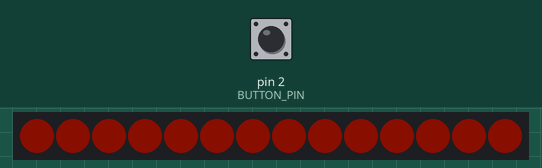
Recording of a sketch running on a simulated Arduino Uno, built with avr-gcc and run on an emulated ATmega328P. Parts: 14 RGB LEDs in strip order, left to right. The inputs (shaded band) are chosen by the test bench; at power-on: pin 2 (BUTTON_PIN) HIGH. Dim RGB values are drawn brighter than linear; EEPROM starts erased.

Above: at 1.2 s.
1.3 s: pin 2 (BUTTON_PIN) pulled LOW for 0.15 s
At 3.4 s:
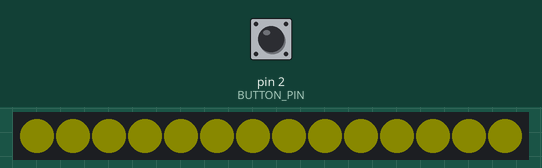
3.7 s: pin 2 (BUTTON_PIN) pulled LOW for 1 s
At 5.7 s:
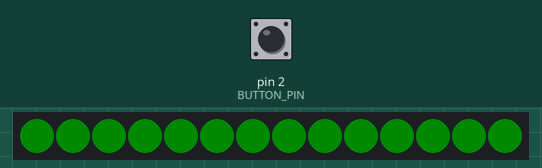
6.9 s: pin 2 (BUTTON_PIN) pulled LOW for 0.15 s
At 8.2 s:
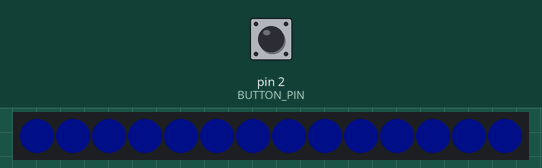
9.2 s: pin 2 (BUTTON_PIN) pulled LOW for 1 s
12.2 s: pin 2 (BUTTON_PIN) pulled LOW for 3.2 s
At 17.2 s:
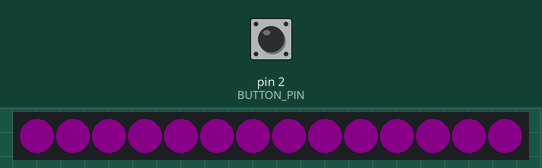
17.7 s: pin 2 (BUTTON_PIN) pulled LOW for 0.15 s
At 18.8 s:
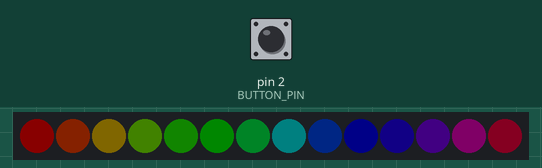
Timing chart, 0 to 20.7 s (numbered marks = the images above; inputs shaded):
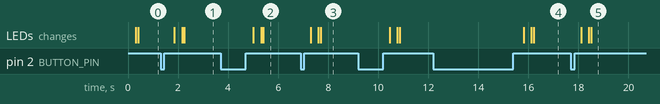

The sketch:

GRANT_ALLEFFECTS_BUTTON_REV2.ino
```cpp
#include <EEPROM.h>
#include <EEPROMAnything.h>

// This is a demonstration on how to use an input device to trigger changes on your neo pixels.
// You should wire a momentary push button to connect from ground to a digital IO pin.  When you
// press the button it will change to a new pixel animation.  Note that you need to press the
// button once to start the first animation!

#include <Adafruit_NeoPixel.h>
#include "PinChangeInterrupt.h"


#define BUTTON_PIN 2    // Digital IO pin connected to the button.  This will be
                          // driven with a pull-up resistor so the switch should
                          // pull the pin to ground momentarily.  On a high -> low
                          // transition the button press logic will execute.

#define PIXEL_PIN    0    // Digital IO pin connected to the NeoPixels.

#define PIXEL_COUNT 14

const uint8_t BRIGHTNESS_DATA_START = 0;
const uint8_t SHOW_DATA_START = 4;

const int numBrightLevels = 8;
const float BRIGHT_LEVELS[numBrightLevels]={0.04,0.08,0.12,0.18,0.24,0.32,0.40,0.45};
uint8_t BrightnessIDX=0;

// Parameter 1 = number of pixels in strip,  neopixel stick has 8
// Parameter 2 = pin number (most are valid)
// Parameter 3 = pixel type flags, add together as needed:
//   NEO_RGB     Pixels are wired for RGB bitstream
//   NEO_GRB     Pixels are wired for GRB bitstream, correct for neopixel stick
//   NEO_KHZ400  400 KHz bitstream (e.g. FLORA pixels)
//   NEO_KHZ800  800 KHz bitstream (e.g. High Density LED strip), correct for neopixel stick
Adafruit_NeoPixel strip = Adafruit_NeoPixel(PIXEL_COUNT, PIXEL_PIN, NEO_GRB + NEO_KHZ800);

bool oldState = HIGH;
int showType = 0;
int numShows = 12;
bool switchShows = false;
float Brightness = BRIGHT_LEVELS[0];
bool requiresLoop=0;
bool newButton=false;


unsigned long timeBetweenPresses = 10000;  // the last time the output pin was toggled
unsigned long timeHeld =0;
unsigned long lastPressTime = 0;    // the debounce time; increase if the output flickers
unsigned long brightPressTime=1000;
unsigned long brightInitTime=250;
unsigned long brightEndTime=2500;
unsigned long startBrightCurr=0;

bool setBright = false;
bool firstcall=true;


void setup() {
  pinMode(BUTTON_PIN, INPUT_PULLUP);
  pinMode(PIXEL_PIN, OUTPUT);
  strip.begin();
  strip.show(); // Initialize all pixels to 'off'

  attachPCINT(digitalPinToPCINT(BUTTON_PIN), debounce, CHANGE);

}

void loop() {
  if(firstcall){
    readSettings();
    firstcall=false;
  }
  else{
    if (setBright){
      startBlink(150);
      startBlink(150);
      showColor(128,128,128);
      while ((millis()-startBrightCurr)<brightEndTime){
        showColor(128,128,128);
      }
      setBright=false;
      }
    else{
      switchShows=false;
      startShow();
    }
  }
}

void startShow() {
  switch (showType){
      case 0: {showColorAnimate(255, 46, 0,30);
          requiresLoop=0;
        } //Red
        break;
      case 1:{showColorAnimate(255, 255, 0,30);
          requiresLoop=0;
        }//Yellow
        break;
      case 2:{showColorAnimate(0, 255, 0,30);
          requiresLoop=0;
        }//Green
        break;
      case 3:{ showColorAnimate(0, 30, 255,30); //Blue
          requiresLoop=0;
        }
        break;
      case 4:{ showColorAnimate(120, 0, 255,30); //Purple
          requiresLoop=0;
        }
        break;
      case 5:{ showColorAnimate(255, 0, 255,30); //Pink
          requiresLoop=0;
        }
        break;
      case 6: {showRainbow(30); //Rainbow
        requiresLoop=0;
        }
        break;
        //Michigan
      case 7: halfAndHalf(strip.Color(255*Brightness,255*Brightness,0),strip.Color(0,31*Brightness,173*Brightness),30);
        break;
        //Michigan State
      case 8: halfAndHalf(strip.Color(255*Brightness,255*Brightness,255*Brightness),strip.Color(50*Brightness,200*Brightness,100*Brightness),30);
        break;
      case 9: rainbowCycleDim(1,1);
        break;
      case 10: rainbowCycleDim(5,1);
        break;
      case 11: rainbowCycleDim(20,1);
        break;
  }
}


//================================

// Same as RainbowCycle, except Dimmer
void rainbowCycleDim(uint8_t wait, uint8_t reps) {
  uint16_t i, j;

  for(j=0; j<256*reps; j++) { // 5 cycles of all colors on wheel
    if (setBright | switchShows){
      break;
    }

    for(i=0; i< strip.numPixels(); i++) {
      strip.setPixelColor(i, Wheel(((i * 256 / strip.numPixels()) + j) & 255));
    }
    strip.show();
    delay(wait);
  }
}


void halfAndHalf(uint32_t color1,uint32_t color2,uint16_t wait){
  uint16_t i;
    for(i=0; i< strip.numPixels(); i++) {
      if (i<strip.numPixels()/2){
        strip.setPixelColor(i, color1);
      }
      else if ((i>=strip.numPixels()/2)){
        strip.setPixelColor(i, color2);
      }
      strip.show();
      delay(wait);
    }
}


//================================
//HELPER FUNCTIONS

void showColor(uint8_t red,uint8_t green,uint8_t blue){
  for(int i=0; i< strip.numPixels(); i++) {
      strip.setPixelColor(i, strip.Color(red*Brightness,green*Brightness,blue*Brightness));
  }
    strip.show();
}


void showColorAnimate(uint8_t red,uint8_t green,uint8_t blue,uint16_t wait){
  for(int i=0; i< strip.numPixels(); i++) {
      strip.setPixelColor(i, strip.Color(red*Brightness,green*Brightness,blue*Brightness));
      strip.show();
      delay(wait);
  }

}


void showRainbow(uint16_t wait){
  uint16_t j=0;
  uint16_t i=0;
  for(i=0; i< strip.numPixels(); i++) {
    strip.setPixelColor(i, Wheel(((i * 256 / strip.numPixels()) + j) & 255));
    strip.show();
    delay(wait);
  }
}


void startBlink(uint16_t wait){
  showColor(128,128,128);
  delay(wait);
  showColor(0,0,0);
  delay(wait);
}


// Input a value 0 to 255 to get a color value.
// The colours are a transition r - g - b - back to r.
uint32_t Wheel(byte WheelPos) {
  WheelPos = 255 - WheelPos;
  if(WheelPos < 85) {
    return strip.Color((255 - WheelPos * 3)*Brightness, 0, (WheelPos * 3)*Brightness);
  }
  if(WheelPos < 170) {
    WheelPos -= 85;
    return strip.Color(0, (WheelPos * 3)*Brightness, (255 - WheelPos * 3)*Brightness);
  }
  WheelPos -= 170;
  return strip.Color((WheelPos * 3)*Brightness, (255 - WheelPos * 3)*Brightness, 0);
}


//ISR
boolean debounce(){
cli();
delay(20);
int reading = digitalRead(BUTTON_PIN);

if (reading==LOW){
  timeBetweenPresses=millis()-lastPressTime;
  lastPressTime=millis();

    while (digitalRead(BUTTON_PIN)==LOW & setBright==false){
      timeHeld=millis()-lastPressTime;
      if (timeHeld>brightPressTime){
        setBright=true;
        break;
      }
      delay(5);
    }

  if (setBright){
    incrementBrightness();
    startBrightCurr=millis();
    }
  else{
      showType++;
      if (showType >= numShows){
        showType=0;
      }
      switchShows=true;
    }
    saveSettings();
    sei();
  }
}


void incrementBrightness(){
//Update the brightness
  BrightnessIDX++;
  if (BrightnessIDX>=numBrightLevels){
    BrightnessIDX=0;
  }
  Brightness=BRIGHT_LEVELS[BrightnessIDX];

}


void saveSettings(){
  //EEPROM_writeAnything(BRIGHTNESS_DATA_START, Brightness);
  EEPROM.write(SHOW_DATA_START, showType);
  EEPROM.write(BRIGHTNESS_DATA_START, BrightnessIDX);
  //EEPROM_writeAnything(, showType);
}

void readSettings(){
    //Read old settings from EEPROM
  //EEPROM_readAnything(BRIGHTNESS_DATA_START, Brightness);
  uint8_t tmpShow= EEPROM.read(SHOW_DATA_START);
  uint8_t tmpBright=EEPROM.read(BRIGHTNESS_DATA_START);


  //If show number is unreasonable, go back to default
  if (tmpShow<numShows & tmpShow>=0){
    showType = tmpShow;
  }
  if(tmpBright<numBrightLevels & tmpBright>=0){
    BrightnessIDX = tmpBright;
    Brightness=BRIGHT_LEVELS[BrightnessIDX];
  }
}
```

Measured:
- after the input at 1.3 s, the LEDs: first change after 0.56 s (image 1 shows a later state)
- after the input at 3.7 s, the LEDs: first change after 1.3 s (image 2 shows a later state)
- after the input at 6.9 s, the LEDs: first change after 0.40 s (image 3 shows a later state)
- after the input at 12.2 s, the LEDs: first change after 3.6 s (image 4 shows a later state)
- after the input at 17.7 s, the LEDs: first change after 0.40 s (image 5 shows a later state)
